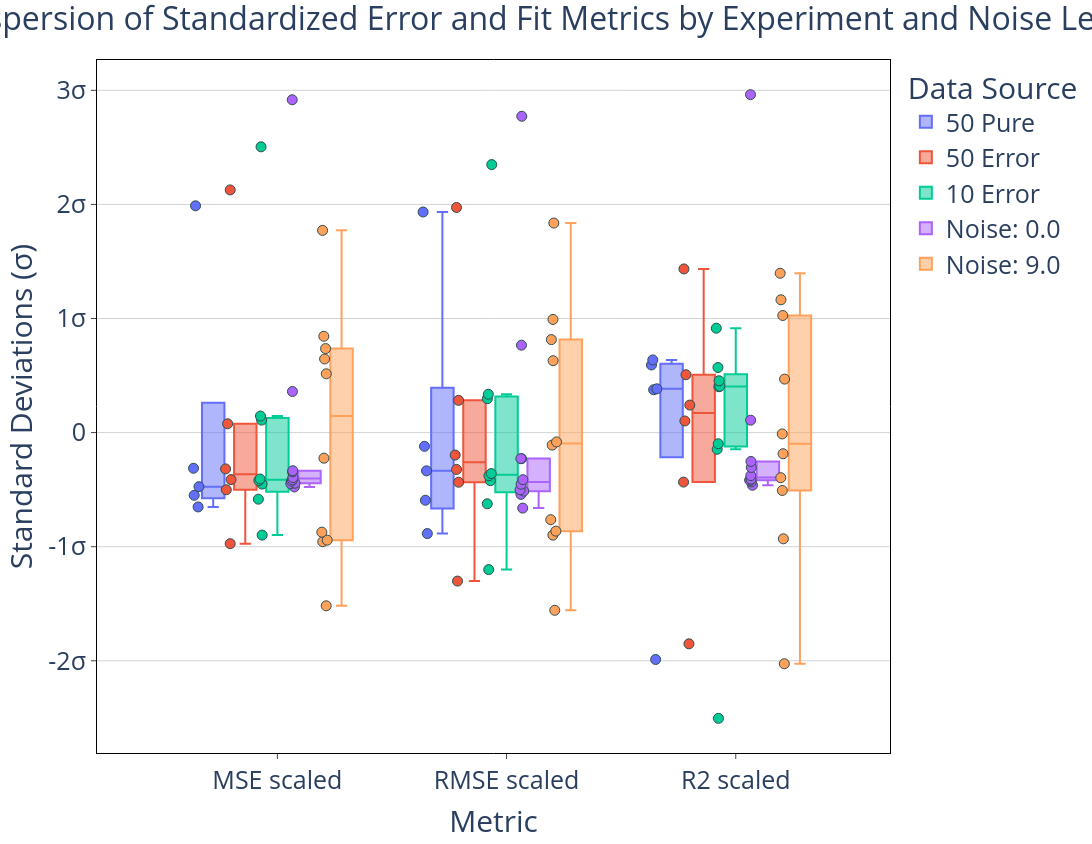

The notebook cell this image was saved under:
### Code cell
# 1. Prepare the scaled experiments DataFrame (from the previous step)
df_experiments = scaled_results.copy()
# Rename the 'Experiment' column to our unified 'Group' column
df_experiments.rename(columns={'Experiment': 'Group'}, inplace=True)

# 2. Prepare your existing results_df (the Noise data)
# Isolate just the scaled columns and the Noise column
df_noise = results_df[['MSE scaled', 'RMSE scaled', 'R2 scaled', 'Noise']].copy()
# Create the unified 'Group' column by adding a prefix to the noise levels so they stand out
df_noise['Group'] = 'Noise: ' + df_noise['Noise'].astype(str)
# We no longer need the 'Noise' column since it's now in 'Group'
df_noise = df_noise.drop(columns=['Noise'])

# 3. Concatenate everything into one master DataFrame
final_combined_df = pd.concat([df_experiments, df_noise], ignore_index=True)

# 4. Generate the Plot
tick_values = [k for k in range(-3,4)]
tick_labels = ['0' if val == 0 else f'{val}\u03C3' for val in tick_values] # Using unicode for σ

fig = px.box(
    final_combined_df,
    y=['MSE scaled', 'RMSE scaled', 'R2 scaled'],
    color='Group', # Now grouping by our unified column
    points='all',
    height=844,
    width=1500,
)

# Styling traces
fig.update_traces(
    marker=dict(size=10, line=dict(width=1, color='DarkSlateGrey')),
    selector=dict(type='box')
)

# Styling layout
fig.update_layout(
    title={
        'text': "Dispersion of Standardized Error and Fit Metrics by Experiment and Noise Level",
        'font': {'size': 32},
        'x': 0.5
    },
    font=dict(size=25),
    plot_bgcolor='white',
    paper_bgcolor='white',
    legend_title_text='Data Source' # Updated legend title
)

# Styling X-axis
fig.update_xaxes(
    mirror=True,
    ticks='outside',
    showline=True,
    linecolor='black',
    title_text='Metric',
)

# Styling Y-axis
fig.update_yaxes(
    mirror=True,
    ticks='outside',
    showline=True,
    zeroline=True,
    zerolinecolor='LightGray', 
    zerolinewidth=1,
    linecolor='black',
    gridcolor='lightgrey',
    tickmode='array', 
    tickvals=tick_values,
    ticktext=tick_labels,
    title_text='Standard Deviations (\u03C3)'
)

fig.show()

### Figure 1 — Plotly figure (JSON) as saved in the notebook; plotly's stock layout.template omitted (floating-point values rounded to 4 significant figures)
{"data": [{"alignmentgroup": "True", "boxpoints": "all", "hovertemplate": "Group=50 Pure<br>variable=%{x}<br>value=%{y}<extra></extra>", "legendgroup": "50 Pure", "marker": {"color": "#636efa", "line": {"color": "DarkSlateGrey", "width": 1}, "size": 10}, "name": "50 Pure", "notched": false, "offsetgroup": "50 Pure", "orientation": "v", "showlegend": true, "type": "box", "x": ["MSE scaled", "MSE scaled", "MSE scaled", "MSE scaled", "MSE scaled", "RMSE scaled", "RMSE scaled", "RMSE scaled", "RMSE scaled", "RMSE scaled", "R2 scaled", "R2 scaled", "R2 scaled", "R2 scaled", "R2 scaled"], "x0": " ", "xaxis": "x", "y": [1.988, -0.4741, -0.3126, -0.6514, -0.5497, 1.933, -0.3354, -0.1203, -0.8851, -0.5927, -1.989, 0.3756, 0.3836, 0.637, 0.5925], "y0": " ", "yaxis": "y"}, {"alignmentgroup": "True", "boxpoints": "all", "hovertemplate": "Group=50 Error<br>variable=%{x}<br>value=%{y}<extra></extra>", "legendgroup": "50 Error", "marker": {"color": "#EF553B", "line": {"color": "DarkSlateGrey", "width": 1}, "size": 10}, "name": "50 Error", "notched": false, "offsetgroup": "50 Error", "orientation": "v", "showlegend": true, "type": "box", "x": ["MSE scaled", "MSE scaled", "MSE scaled", "MSE scaled", "MSE scaled", "MSE scaled", "RMSE scaled", "RMSE scaled", "RMSE scaled", "RMSE scaled", "RMSE scaled", "RMSE scaled", "R2 scaled", "R2 scaled", "R2 scaled", "R2 scaled", "R2 scaled", "R2 scaled"], "x0": " ", "xaxis": "x", "y": [2.127, 0.07725, -0.9732, -0.3184, -0.501, -0.4119, 1.973, 0.2828, -1.301, -0.1969, -0.435, -0.3227, -1.851, -0.4337, 1.435, 0.1019, 0.5072, 0.2413], "y0": " ", "yaxis": "y"}, {"alignmentgroup": "True", "boxpoints": "all", "hovertemplate": "Group=10 Error<br>variable=%{x}<br>value=%{y}<extra></extra>", "legendgroup": "10 Error", "marker": {"color": "#00cc96", "line": {"color": "DarkSlateGrey", "width": 1}, "size": 10}, "name": "10 Error", "notched": false, "offsetgroup": "10 Error", "orientation": "v", "showlegend": true, "type": "box", "x": ["MSE scaled", "MSE scaled", "MSE scaled", "MSE scaled", "MSE scaled", "MSE scaled", "MSE scaled", "MSE scaled", "RMSE scaled", "RMSE scaled", "RMSE scaled", "RMSE scaled", "RMSE scaled", "RMSE scaled", "RMSE scaled", "RMSE scaled", "R2 scaled", "R2 scaled", "R2 scaled", "R2 scaled", "R2 scaled", "R2 scaled", "R2 scaled", "R2 scaled"], "x0": " ", "xaxis": "x", "y": [2.505, -0.8984, -0.5835, 0.1453, -0.4201, -0.4063, 0.1095, -0.4513, 2.349, -1.201, -0.6239, 0.336, -0.3777, -0.359, 0.2977, -0.4212, -2.505, 0.9151, 0.5704, -0.146, 0.4062, 0.4023, -0.09787, 0.4545], "y0": " ", "yaxis": "y"}, {"alignmentgroup": "True", "boxpoints": "all", "hovertemplate": "Group=Noise: 0.0<br>variable=%{x}<br>value=%{y}<extra></extra>", "legendgroup": "Noise: 0.0", "marker": {"color": "#ab63fa", "line": {"color": "DarkSlateGrey", "width": 1}, "size": 10}, "name": "Noise: 0.0", "notched": false, "offsetgroup": "Noise: 0.0", "orientation": "v", "showlegend": true, "type": "box", "x": ["MSE scaled", "MSE scaled", "MSE scaled", "MSE scaled", "MSE scaled", "MSE scaled", "MSE scaled", "MSE scaled", "MSE scaled", "MSE scaled", "RMSE scaled", "RMSE scaled", "RMSE scaled", "RMSE scaled", "RMSE scaled", "RMSE scaled", "RMSE scaled", "RMSE scaled", "RMSE scaled", "RMSE scaled", "R2 scaled", "R2 scaled", "R2 scaled", "R2 scaled", "R2 scaled", "R2 scaled", "R2 scaled", "R2 scaled", "R2 scaled", "R2 scaled"], "x0": " ", "xaxis": "x", "y": [2.917, 0.3601, -0.344, -0.3341, -0.4436, -0.3942, -0.447, -0.4124, -0.4257, -0.4763, 2.773, 0.7664, -0.2287, -0.2278, -0.513, -0.4127, -0.5416, -0.4531, -0.5005, -0.6618, 2.962, 0.1091, -0.2528, -0.306, -0.3773, -0.4168, -0.4171, -0.4078, -0.4321, -0.4614], "y0": " ", "yaxis": "y"}, {"alignmentgroup": "True", "boxpoints": "all", "hovertemplate": "Group=Noise: 9.0<br>variable=%{x}<br>value=%{y}<extra></extra>", "legendgroup": "Noise: 9.0", "marker": {"color": "#FFA15A", "line": {"color": "DarkSlateGrey", "width": 1}, "size": 10}, "name": "Noise: 9.0", "notched": false, "offsetgroup": "Noise: 9.0", "orientation": "v", "showlegend": true, "type": "box", "x": ["MSE scaled", "MSE scaled", "MSE scaled", "MSE scaled", "MSE scaled", "MSE scaled", "MSE scaled", "MSE scaled", "MSE scaled", "MSE scaled", "RMSE scaled", "RMSE scaled", "RMSE scaled", "RMSE scaled", "RMSE scaled", "RMSE scaled", "RMSE scaled", "RMSE scaled", "RMSE scaled", "RMSE scaled", "R2 scaled", "R2 scaled", "R2 scaled", "R2 scaled", "R2 scaled", "R2 scaled", "R2 scaled", "R2 scaled", "R2 scaled", "R2 scaled"], "x0": " ", "xaxis": "x", "y": [0.6453, -0.9563, 1.773, -0.2241, -0.9428, 0.7365, 0.5153, -1.518, -0.8728, 0.8445, -0.08169, -0.8637, 1.837, -0.1097, -0.8986, 0.8152, 0.6302, -1.558, -0.7631, 0.9921, -2.026, -0.5074, -0.01156, 0.4689, -0.1851, 1.397, 1.026, -0.9309, -0.3952, 1.164], "y0": " ", "yaxis": "y"}], "layout": {"boxmode": "group", "font": {"size": 25}, "height": 844, "legend": {"title": {"text": "Data Source"}, "tracegroupgap": 0}, "margin": {"t": 60}, "paper_bgcolor": "white", "plot_bgcolor": "white", "title": {"font": {"size": 32}, "text": "Dispersion of Standardized Error and Fit Metrics by Experiment and Noise Level", "x": 0.5}, "width": 1500, "xaxis": {"anchor": "y", "domain": [0, 1], "linecolor": "black", "mirror": true, "showline": true, "ticks": "outside", "title": {"text": "Metric"}}, "yaxis": {"anchor": "x", "domain": [0, 1], "gridcolor": "lightgrey", "linecolor": "black", "mirror": true, "showline": true, "tickmode": "array", "ticks": "outside", "ticktext": ["-3σ", "-2σ", "-1σ", "0", "1σ", "2σ", "3σ"], "tickvals": [-3, -2, -1, 0, 1, 2, 3], "title": {"text": "Standard Deviations (σ)"}, "zeroline": true, "zerolinecolor": "LightGray", "zerolinewidth": 1}}}
